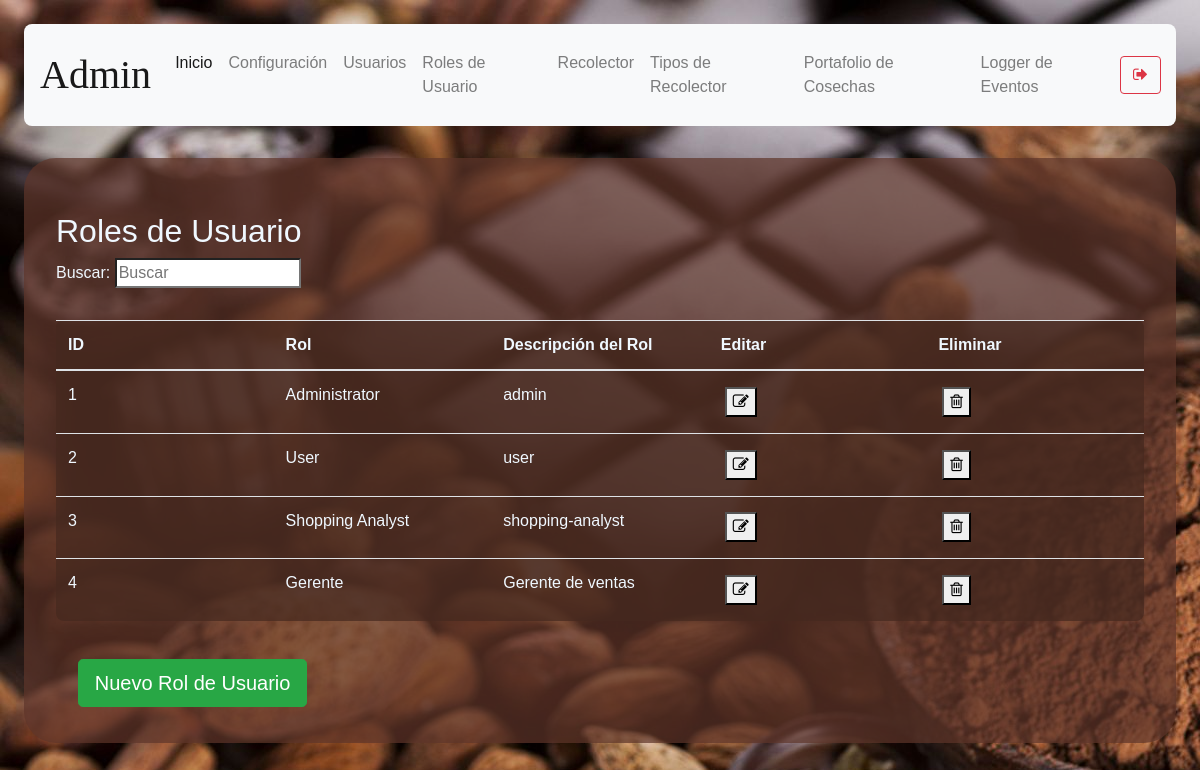
The app's page /user-rol-management (signed in), older data.
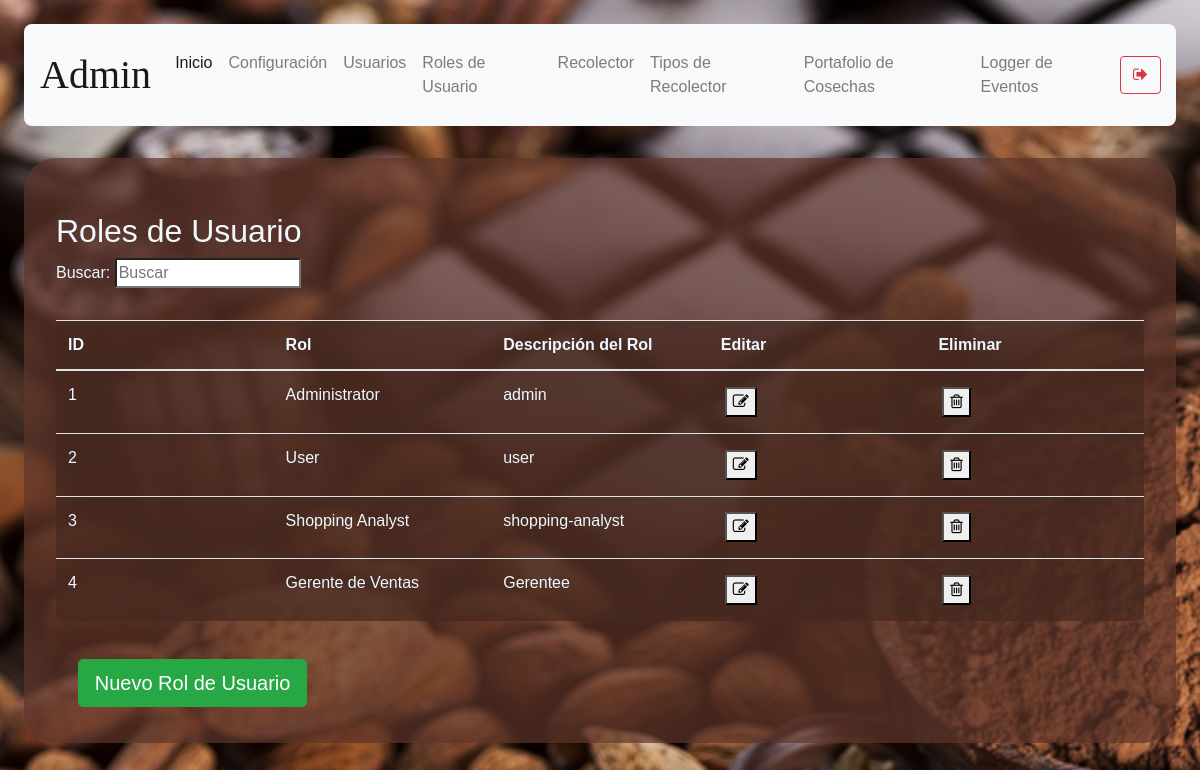
The same page, newer data.
### models/user_rol.py (models this page shows, shortened)
class User_rol(db.Model):
    __tablename__ = 'user_rol'
    id = db.Column(db.Integer, primary_key = True)
    description = db.Column(db.String(50), nullable = False)
    str_description = db.Column(db.String(50), nullable = False)

### routes/user_rol.py (the view)
@user_rol.route('/user-rol-management')
def user_rol_management():
    if( not verify_permissions(session, User) ):
        return redirect( url_for('auth.index') )
    rols = User_rol.query.all()
    if 'management-status' not in session:
        return render_template('user-rol-management.html', status="",\
            rols = rols)
    status = session['management-status']
    session.pop('management-status', None)
    return render_template('user-rol-management.html', status = status,\
            rols = rols)

### models/user.py (called while the page is built)
    def get_user_rol_by_username( self, username ):
        user_rol_id = User.query.filter_by(username = username).first().user_rol_id
        user_rol = User_rol.query.get(user_rol_id).description
        return user_rol

### utils/functions.py (called while the page is built)
def verify_permissions(session, User, allowed=['admin']):
    return 'username' in session and \
    ( allowed == 'all' or User.get_user_rol_by_username(User, session['username']) in allowed)

### templates/user-rol-management.html (shortened to what this page needs)
{% extends "base.html" %}
{% block content %}
<h2>Roles de Usuario</h2>
<p>
  Buscar: <input id ="search-bar" onkeyup="searchEngine()" type="search" name="busqueda" placeholder="Buscar">
</p>
<table class="table content-table">
  <thead>
      <th>ID</th>
      <th>Rol</th>
      <th>Descripción del Rol</th>
      <th>Editar</th>
      <th>Eliminar</th>
  </thead>
  <tbody id="table-body-data">
  {% for rol in rols %}
  <tr>
    <td>{{ rol.id }}</td>
    <td>{{ rol.str_description }}</td>
    <td>{{ rol.description }}</td>
    <td><button onclick="window.location.href=`/user-rol-management/edit-rol/{{ rol.id }}`"><i class="fa fa-pencil-square-o" aria-hidden="true"></i></button></td>
    <td><button onclick='deleteConfirm( {{rol.id}}, "User_rol" )'><i class="fa fa-trash-o" aria-hidden="true"></i></button></td>
  </tr>
  {% endfor %}
  </tbody>
</table>
<button type="submit" onclick="showForm()" class="btn btn-success btn-lg mb-1">Nuevo Rol de Usuario</button>
{% endblock %}

Row changes from the older to the newer data that the page shows:
changed User_rol id 4: str_description "Gerente" → "Gerente de Ventas"; description "Gerente de ventas" → "Gerentee"
